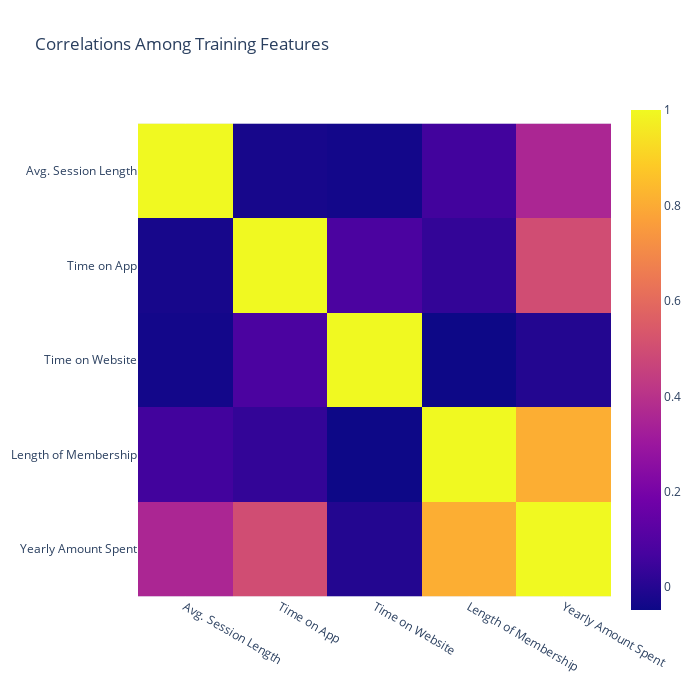

The code cell stored with this chart in its notebook:
### Code cell
fig = px.imshow(customers.corr(), 
                title='Correlations Among Training Features',
                height=700, width=700)
fig.show()

### Figure 1 — Plotly figure (JSON) as saved in the notebook; plotly's stock layout.template omitted (floating-point values rounded to 4 significant figures)
{"data": [{"coloraxis": "coloraxis", "hovertemplate": "x: %{x}<br>y: %{y}<br>color: %{z}<extra></extra>", "name": "0", "type": "heatmap", "x": ["Avg. Session Length", "Time on App", "Time on Website", "Length of Membership", "Yearly Amount Spent"], "xaxis": "x", "y": ["Avg. Session Length", "Time on App", "Time on Website", "Length of Membership", "Yearly Amount Spent"], "yaxis": "y", "z": [[1, -0.02783, -0.03499, 0.06025, 0.3551], [-0.02783, 1, 0.08239, 0.02914, 0.4993], [-0.03499, 0.08239, 1, -0.04758, -0.002641], [0.06025, 0.02914, -0.04758, 1, 0.8091], [0.3551, 0.4993, -0.002641, 0.8091, 1]]}], "layout": {"coloraxis": {"colorscale": [[0, "#0d0887"], [0.1111, "#46039f"], [0.2222, "#7201a8"], [0.3333, "#9c179e"], [0.4444, "#bd3786"], [0.5556, "#d8576b"], [0.6667, "#ed7953"], [0.7778, "#fb9f3a"], [0.8889, "#fdca26"], [1, "#f0f921"]]}, "height": 700, "title": {"text": "Correlations Among Training Features"}, "width": 700, "xaxis": {"anchor": "y", "constrain": "domain", "domain": [0, 1], "scaleanchor": "y"}, "yaxis": {"anchor": "x", "autorange": "reversed", "constrain": "domain", "domain": [0, 1]}}}
